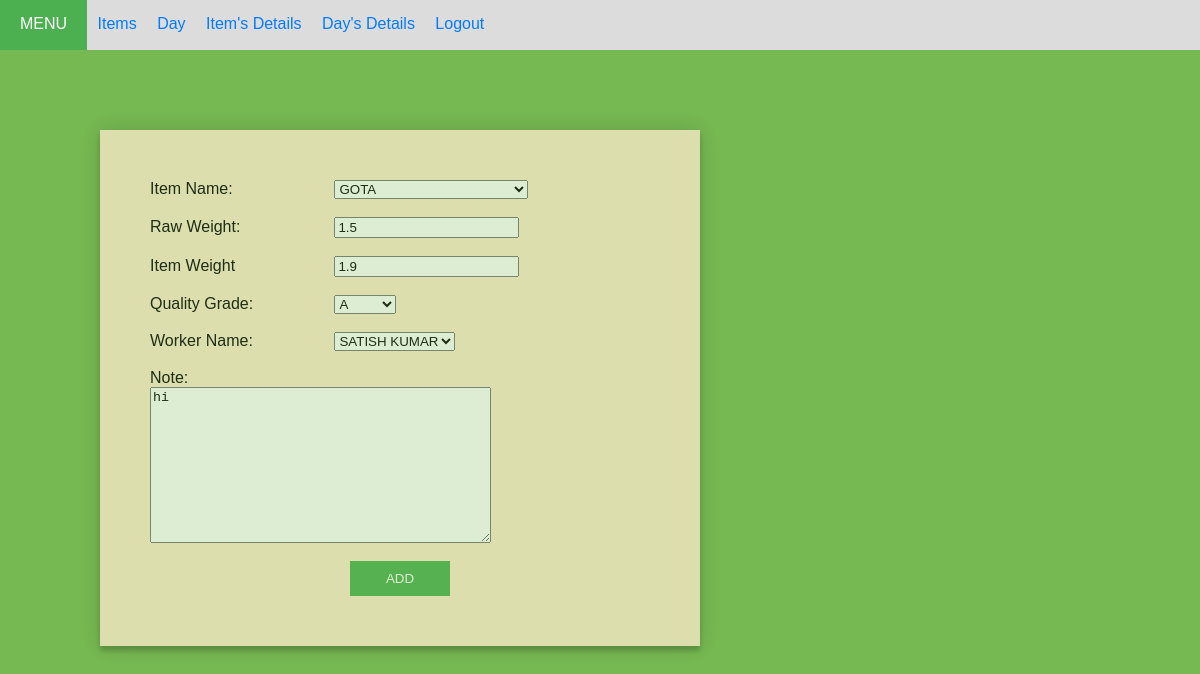
The page /edit_item/1 (signed in) on the database its author committed.
### cal/models.py (models this page shows, shortened)
class items(models.Model):
    item_names = models.CharField(max_length=100, choices=item_names)
    rweight = models.FloatField(default=0.0)
    iweight = models.FloatField(default=0.0)
    grade = models.CharField(max_length=1, choices=grades)
    worker = models.CharField(max_length=50, choices=worker_names )
    note = models.TextField(max_length=1000, blank=True, null=True)
    user_id = models.ForeignKey(User, on_delete=models.CASCADE, null=True)
    date = models.DateField(default = date.today)

### cal/views.py (the view)
# urls.py: path('edit_item/<id>', views.edit_item, name='edit_item'),
@login_required(login_url='login')
def edit_item(request, id=None):
    instance = get_object_or_404(items, id=id )
    form = ItemsForm(request.POST or None , instance = instance )
    if form.is_valid():
        instance = form.save(commit =  False)
        instance.save()
    return render(request, 'home.html', {'form':form})

### cal/forms.py
class ItemsForm(forms.ModelForm):
    rweight = forms.FloatField(min_value=0.0 )
    iweight = forms.FloatField(min_value=0.0 )
    class Meta:
        model = items
        fields = ['item_names', 'rweight', 'iweight', 'grade', 'worker', 'note']

### cal/templates/home.html (shortened to what this page needs)
{% load crispy_forms_tags %}
{% load static %}
<!DOCTYPE html>
<html lang="en">
    <head>
        <link href="{% static 'css/hom.css' %}" type="text/css" rel="stylesheet">
    </head>
    <body>
        <header>
            <nav class="nav">
            <a class="menu">MENU </a>
            <a class="nav-item" href="{% url 'home' %}">Items</a>
            <a class="nav-item" href="{% url 'day' %}">Day</a>
            <a class="nav-item" href="{% url 'show' %}">Item's Details</a>
            <a class="nav-item" href="{% url 'todays_detail' %}">Day's Details</a>
            <a class="nav-item" href="{% url 'logout' %}">Logout</a>
            </nav>
        </header>
        <div class="container" >
        <form method="POST" id="ItemsForm">
            <div>
                <label for="item_names">Item Name: </label>
                {{ form.item_names }}
            </div><br>
            <div>
                <label for="rweight">Raw Weight:</label>
                {{ form.rweight }}
            </div><br>
            <div>
                <label for="iweight">Item Weight</label>
                {{ form.iweight }}
            </div><br>
            <div>
                <label for="grade">Quality Grade: </label>
                {{ form.grade }}
            </div><br>
            <div>
                <label for="worker">Worker Name: </label>
                {{ form.worker }}
            </div><br>
            <div>
                <label for="note" class="label">Note:</label>
                {{ form.note }}
            </div><br>
                <button type="submit">Add</button>
        </form>
        </div>
    </body>
</html>

### cal/static/css/hom.css (style rules this page uses)
body { background: #76b852; font-family: "Trebuchet MS", Arial, Helvetica, sans-serif; margin:0; }
.container { opacity: 0.75; box-shadow: 0 0 20px 0 rgba(0, 0, 0, 0.2), 0 5px 5px 0 rgba(0, 0, 0, 0.24); background-color: blanchedalmond; width: 500px; padding: 50px; position: relative; left: 100px; top: 80px; }
label { width: 180px; display: inline-block; }
textarea { vertical-align: middle; }
button { width: 20%; text-transform: uppercase; outline: 0; background: #4CAF50; border: 0; padding: 10px; color: #FFFFFF; -webkit-transition: all 0.3 ease; transition: all 0.3 ease; cursor: pointer; position: relative; left: 40%; }
.nav { line-height:3; background-color: #DCDCDC; height : 50px; padding: 0; margin: 0; }
.nav-item { margin-left: -4px; height : 20px; padding : 10px ; background-color: 4CAF50; }
a { color:#007bff; text-decoration:none; background-color:transparent; }
.menu, .menu:hover { margin: 0; display: inline-block; padding: 0 20px; color: white; background-color: #4CAF50; height: 100%; }

### rows shown on the page
items: item_names "GOTA", rweight "1.5", iweight "1.9", grade "A", worker "SATISH KUMAR", note "hi"
